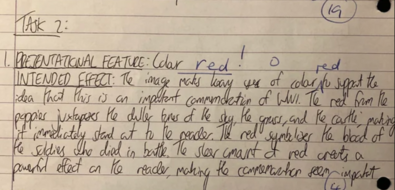
#> input picture data/input-image.png, 395 x 190 px
$ python image_preprocessing.py
#> lines starting #> are read from the running program, lines starting #| are printed output that depends on the picture
### waifu2x_ncnn/waifu2x_ncnn_vulkan.py
#!/usr/bin/env python3
# -*- coding: utf-8 -*-
"""
Name: waifu2x ncnn Vulkan Python wrapper
Author: ArchieMeng
Date Created: February 4, 2021
Last Modified: May 13, 2021

Dev: K4YT3X
Last Modified: February 5, 2022
"""

# built-in imports
import importlib
import pathlib
import sys

# third-party imports
from PIL import Image

# local imports
if __package__ is None:
    import waifu2x_ncnn_vulkan_wrapper as wrapped
else:
    wrapped = importlib.import_module(f"{__package__}.waifu2x_ncnn_vulkan_wrapper")


class Waifu2x:
    def __init__(
        self,
        gpuid: int = 0,
        scale: int = 2,
        noise: int = 0,
        tilesize: int = 0,
        model: str = "models-cunet",
        tta_mode: bool = False,
        num_threads: int = 1,
    ):
        """
        Waifu2x class which can do image super resolution.

        :param gpuid: the id of the gpu device to use. -1 for cpu mode.
        :param model: the name or the path to the model
        :param tta_mode: whether to enable tta mode or not
        :param num_threads: the number of threads in upscaling
        :param scale: scale level, 1 = no scaling, 2 = upscale 2x. value: float. default: 2
        :param noise: denoise level, large value means strong denoise effect, -1 = no effect. value: -1/0/1/2/3. default: 0
        :param tilesize: tile size. 0 for automatically setting the size. default: 0
        """

        # check arguments' validity
        assert scale in (1, 2), "scale must be 1 or 2"
        assert noise in range(-1, 4), "noise must be [-1, 3]"
        assert isinstance(tta_mode, bool), "tta_mode isn't a boolean value"
        assert num_threads >= 1, "num_threads must be an integer >= 1"

        self._waifu2x_object = wrapped.Waifu2xWrapped(gpuid, tta_mode, num_threads)
        self._model = model
        self._gpuid = gpuid
        self._waifu2x_object.scale = scale
        self._waifu2x_object.noise = noise
        self._waifu2x_object.tilesize = (
            self._get_tilesize() if tilesize <= 0 else tilesize
        )
        self._waifu2x_object.prepadding = self._get_prepadding()
        self._load()

    # [125 lines left out: functions _load, process, _get_prepadding, _get_tilesize, not called in this run]

### waifu2x_ncnn/waifu2x_ncnn_vulkan_wrapper.py
# This file was automatically generated by SWIG (http://www.swig.org).
# Version 4.0.2
#
# Do not make changes to this file unless you know what you are doing--modify
# the SWIG interface file instead.

from sys import version_info as _swig_python_version_info
if _swig_python_version_info < (2, 7, 0):
    raise RuntimeError("Python 2.7 or later required")

# Import the low-level C/C++ module
if __package__ or "." in __name__:
    from . import _waifu2x_ncnn_vulkan_wrapper
else:
    import _waifu2x_ncnn_vulkan_wrapper

try:
    import builtins as __builtin__
except ImportError:
    import __builtin__

# [19 lines left out: functions _swig_repr, _swig_setattr_nondynamic_instance_variable, not called in this run]


def _swig_setattr_nondynamic_class_variable(set):
    # [5 lines left out: function set_class_attr, not called in this run]
    return set_class_attr


# [5 lines left out: function _swig_add_metaclass, not called in this run]


class _SwigNonDynamicMeta(type):
    """Meta class to enforce nondynamic attributes (no new attributes) for a class"""
    __setattr__ = _swig_setattr_nondynamic_class_variable(type.__setattr__)


def new_str_p():
    return _waifu2x_ncnn_vulkan_wrapper.new_str_p()

def copy_str_p(value):
    return _waifu2x_ncnn_vulkan_wrapper.copy_str_p(value)

def delete_str_p(obj):
    return _waifu2x_ncnn_vulkan_wrapper.delete_str_p(obj)

def str_p_assign(obj, value):
    return _waifu2x_ncnn_vulkan_wrapper.str_p_assign(obj, value)

def str_p_value(obj):
    return _waifu2x_ncnn_vulkan_wrapper.str_p_value(obj)

def new_wstr_p():
    return _waifu2x_ncnn_vulkan_wrapper.new_wstr_p()

def copy_wstr_p(value):
    return _waifu2x_ncnn_vulkan_wrapper.copy_wstr_p(value)

def delete_wstr_p(obj):
    return _waifu2x_ncnn_vulkan_wrapper.delete_wstr_p(obj)

def wstr_p_assign(obj, value):
    return _waifu2x_ncnn_vulkan_wrapper.wstr_p_assign(obj, value)

def wstr_p_value(obj):
    return _waifu2x_ncnn_vulkan_wrapper.wstr_p_value(obj)
class Waifu2x(object):
    thisown = property(lambda x: x.this.own(), lambda x, v: x.this.own(v), doc="The membership flag")
    __repr__ = _swig_repr

    def __init__(self, gpuid, tta_mode=False, num_threads=1):
        _waifu2x_ncnn_vulkan_wrapper.Waifu2x_swiginit(self, _waifu2x_ncnn_vulkan_wrapper.new_Waifu2x(gpuid, tta_mode, num_threads))
    __swig_destroy__ = _waifu2x_ncnn_vulkan_wrapper.delete_Waifu2x
    noise = property(_waifu2x_ncnn_vulkan_wrapper.Waifu2x_noise_get, _waifu2x_ncnn_vulkan_wrapper.Waifu2x_noise_set)
    scale = property(_waifu2x_ncnn_vulkan_wrapper.Waifu2x_scale_get, _waifu2x_ncnn_vulkan_wrapper.Waifu2x_scale_set)
    tilesize = property(_waifu2x_ncnn_vulkan_wrapper.Waifu2x_tilesize_get, _waifu2x_ncnn_vulkan_wrapper.Waifu2x_tilesize_set)
    prepadding = property(_waifu2x_ncnn_vulkan_wrapper.Waifu2x_prepadding_get, _waifu2x_ncnn_vulkan_wrapper.Waifu2x_prepadding_set)

# Register Waifu2x in _waifu2x_ncnn_vulkan_wrapper:
_waifu2x_ncnn_vulkan_wrapper.Waifu2x_swigregister(Waifu2x)

class Image(object):
    thisown = property(lambda x: x.this.own(), lambda x, v: x.this.own(v), doc="The membership flag")
    __repr__ = _swig_repr
    data = property(_waifu2x_ncnn_vulkan_wrapper.Image_data_get, _waifu2x_ncnn_vulkan_wrapper.Image_data_set)
    w = property(_waifu2x_ncnn_vulkan_wrapper.Image_w_get, _waifu2x_ncnn_vulkan_wrapper.Image_w_set)
    h = property(_waifu2x_ncnn_vulkan_wrapper.Image_h_get, _waifu2x_ncnn_vulkan_wrapper.Image_h_set)
    elempack = property(_waifu2x_ncnn_vulkan_wrapper.Image_elempack_get, _waifu2x_ncnn_vulkan_wrapper.Image_elempack_set)

    def __init__(self, d, w, h, channels):
        _waifu2x_ncnn_vulkan_wrapper.Image_swiginit(self, _waifu2x_ncnn_vulkan_wrapper.new_Image(d, w, h, channels))
    __swig_destroy__ = _waifu2x_ncnn_vulkan_wrapper.delete_Image

# Register Image in _waifu2x_ncnn_vulkan_wrapper:
_waifu2x_ncnn_vulkan_wrapper.Image_swigregister(Image)

class StringType(object):
    thisown = property(lambda x: x.this.own(), lambda x, v: x.this.own(v), doc="The membership flag")
    __repr__ = _swig_repr
    str = property(_waifu2x_ncnn_vulkan_wrapper.StringType_str_get, _waifu2x_ncnn_vulkan_wrapper.StringType_str_set)
    wstr = property(_waifu2x_ncnn_vulkan_wrapper.StringType_wstr_get, _waifu2x_ncnn_vulkan_wrapper.StringType_wstr_set)

    def __init__(self):
        _waifu2x_ncnn_vulkan_wrapper.StringType_swiginit(self, _waifu2x_ncnn_vulkan_wrapper.new_StringType())
    __swig_destroy__ = _waifu2x_ncnn_vulkan_wrapper.delete_StringType

# Register StringType in _waifu2x_ncnn_vulkan_wrapper:
_waifu2x_ncnn_vulkan_wrapper.StringType_swigregister(StringType)

class Waifu2xWrapped(Waifu2x):
    thisown = property(lambda x: x.this.own(), lambda x, v: x.this.own(v), doc="The membership flag")
    __repr__ = _swig_repr

    def __init__(self, gpuid, tta_mode=False, num_threads=1):
        _waifu2x_ncnn_vulkan_wrapper.Waifu2xWrapped_swiginit(self, _waifu2x_ncnn_vulkan_wrapper.new_Waifu2xWrapped(gpuid, tta_mode, num_threads))

    def load(self, parampath, modelpath):
        return _waifu2x_ncnn_vulkan_wrapper.Waifu2xWrapped_load(self, parampath, modelpath)

    def process(self, inimage, outimage):
        return _waifu2x_ncnn_vulkan_wrapper.Waifu2xWrapped_process(self, inimage, outimage)

    def process_cpu(self, inimage, outimage):
        return _waifu2x_ncnn_vulkan_wrapper.Waifu2xWrapped_process_cpu(self, inimage, outimage)

    def get_heap_budget(self):
        return _waifu2x_ncnn_vulkan_wrapper.Waifu2xWrapped_get_heap_budget(self)
    __swig_destroy__ = _waifu2x_ncnn_vulkan_wrapper.delete_Waifu2xWrapped

# Register Waifu2xWrapped in _waifu2x_ncnn_vulkan_wrapper:
_waifu2x_ncnn_vulkan_wrapper.Waifu2xWrapped_swigregister(Waifu2xWrapped)


def get_gpu_count():
    return _waifu2x_ncnn_vulkan_wrapper.get_gpu_count()

def destroy_gpu_instance():
    return _waifu2x_ncnn_vulkan_wrapper.destroy_gpu_instance()

### image_preprocessing.py
#!/usr/bin/env python3
# -*- coding: utf-8 -*-

"""
================================================================================
Dilate → Waifu2x Upscale → Erode Pipeline (GPU Vulkan)
================================================================================

This script implements a complete image processing pipeline consisting of:

1. Morphological Dilation (OpenCV)
2. Image Upscaling & Denoising using Waifu2x (NCNN + Vulkan GPU backend)
3. Morphological Erosion (OpenCV)

The goal of this pipeline is to:
- Slightly expand fine structures using dilation
- Enhance resolution and suppress noise using waifu2x
- Refine boundaries using erosion after upscaling

All morphological parameters (kernel size and iteration count) are kept
exactly the same as provided by the user.

Key Features:
-------------
- Fully GPU-accelerated waifu2x inference via Vulkan
- Precise inference-time measurement (milliseconds)
- Deterministic and reproducible image processing
- Clean and modular structure suitable for GitHub publication
- Ideal for research, industrial vision, and preprocessing pipelines

Processing Order:
-----------------
Input Image
   → Dilate (1x1 kernel, 1 iteration)
   → Waifu2x Upscale (2x, noise=3)
   → Erode (2x2 kernel, 1 iteration)
   → Final Output Image

Requirements:
-------------
- Python 3.9 or 3.10
- waifu2x-ncnn-vulkan-python
- Pillow (PIL)
- OpenCV (cv2)
- NumPy

Author:
-------
Furkan KARAKAYA
GitHub: F-Karakaya
"""

import time
from pathlib import Path

import cv2
import numpy as np
from PIL import Image
from waifu2x_ncnn import Waifu2x


def dilate_image(input_path: Path, output_path: Path) -> None:
    """
    Apply morphological dilation to a grayscale image.

    Parameters are intentionally fixed:
    - Kernel size: (1, 1)
    - Iterations: 1
    """

    img = cv2.imread(str(input_path), cv2.IMREAD_GRAYSCALE)
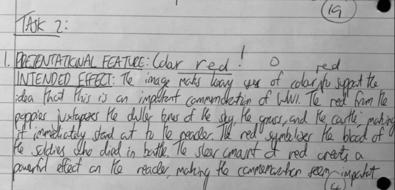
#> img: shape (190, 395); min 0, max 224, mean 168.3
    if img is None:
        raise FileNotFoundError(f"Could not read image: {input_path}")

    kernel = np.ones((1, 1), dtype=np.uint8)
    result = cv2.dilate(img, kernel, iterations=1)

    cv2.imwrite(str(output_path), result)


def erode_image(input_path: Path, output_path: Path) -> None:
    """
    Apply morphological erosion to a grayscale image.

    Parameters are intentionally fixed:
    - Kernel size: (2, 2)
    - Iterations: 1
    """

    img = cv2.imread(str(input_path), cv2.IMREAD_GRAYSCALE)
    if img is None:
        raise FileNotFoundError(f"Could not read image: {input_path}")

    kernel = np.ones((2, 2), dtype=np.uint8)
    result = cv2.erode(img, kernel, iterations=1)

    cv2.imwrite(str(output_path), result)


def main(input_path: Path, output_path: Path) -> None:
    """
    Main pipeline execution function.

    Steps:
    1. Apply dilation
    2. Upscale the dilated image using Waifu2x (GPU)
    3. Apply erosion to the upscaled result
    4. Report inference time
    """

    work_dir = input_path.parent

    dilated_path = work_dir / f"{input_path.stem}-dilate1.png"
    waifu2x_path = work_dir / f"{input_path.stem}-dilate1-waifu2x.png"
    eroded_path = output_path

    # ---------------------------------------------------------------------
    # Step 1: Dilate
    # ---------------------------------------------------------------------
    print("🔧 Step 1: Applying dilation...")
    dilate_image(input_path, dilated_path)

    # ---------------------------------------------------------------------
    # Step 2: Waifu2x Upscale (GPU)
    # ---------------------------------------------------------------------
    print("🚀 Step 2: Running waifu2x (GPU Vulkan)...")

    waifu2x = Waifu2x(
        gpuid=0,
        scale=2,
        noise=3,
        tilesize=200,
        num_threads=2
    )

    if waifu2x._gpuid == -1:
        print("⚠️  Waifu2x running in CPU mode")
    else:
        print(f"✅ Waifu2x running in GPU mode (GPU ID = {waifu2x._gpuid})")

    image = Image.open(dilated_path).convert("RGB")

    start_time = time.perf_counter()
    output_image = waifu2x.process(image)
    end_time = time.perf_counter()

    elapsed_ms = (end_time - start_time) * 1000.0

    output_image.save(waifu2x_path)

    print(f"🕒 Waifu2x inference time: {elapsed_ms:.2f} ms")

    # ---------------------------------------------------------------------
    # Step 3: Erode
    # ---------------------------------------------------------------------
    print("🔧 Step 3: Applying erosion...")
    erode_image(waifu2x_path, eroded_path)

    # ---------------------------------------------------------------------
    # Done
    # ---------------------------------------------------------------------
    print("🎉 Pipeline completed successfully")
    print(f"📁 Final output saved to: {eroded_path}")


if __name__ == "__main__":

    main(
        input_path=Path("data/input-image.png"),
        output_path=Path("data/input-image-dilate1-waifu2x-erode2.png")
    )
#> (the call stopped at in __init__, `self._waifu2x_object.scale = scale`: waifu2x_ncnn is not available in this run)
